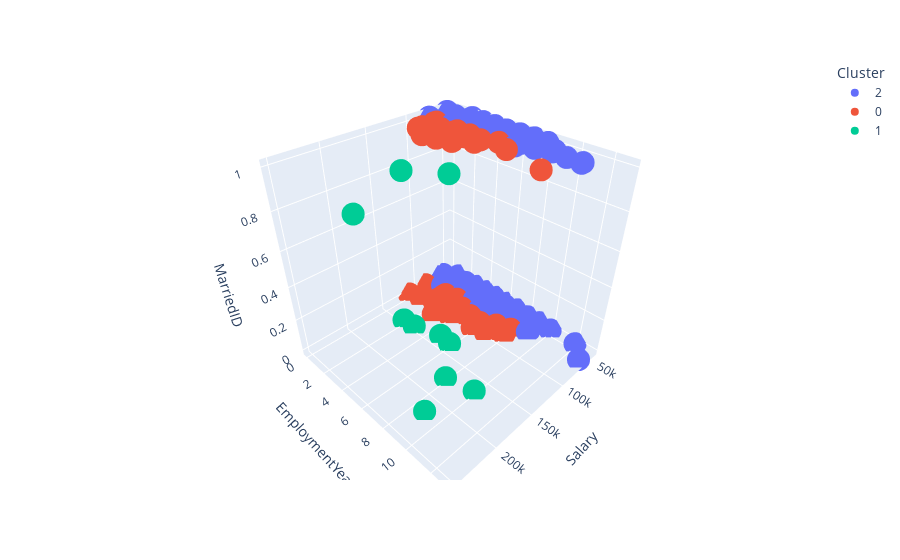

The notebook cell this image was saved under:
### Code cell
fig = px.scatter_3d(df_scaled, x='Salary', y='Age', z='MarriedID',color='Cluster')
fig = px.scatter_3d(df_scaled, x='Salary', y='EmploymentYears', z='MarriedID',color='Cluster')
fig.show()

### Figure 1 — Plotly figure (JSON) as saved in the notebook; plotly's stock layout.template omitted (floating-point values rounded to 4 significant figures; data arrays with more than 128 entries replaced by an {"elided": "..."} marker saying what was removed)
{"data": [{"hovertemplate": "Cluster=2<br>Salary=%{x}<br>EmploymentYears=%{y}<br>MarriedID=%{z}<extra></extra>", "legendgroup": "2", "marker": {"color": "#636efa", "symbol": "circle"}, "mode": "markers", "name": "2", "scene": "scene", "showlegend": true, "type": "scatter3d", "x": {"elided": "251 int values"}, "y": {"elided": "251 int values"}, "z": {"elided": "251 int values"}}, {"hovertemplate": "Cluster=0<br>Salary=%{x}<br>EmploymentYears=%{y}<br>MarriedID=%{z}<extra></extra>", "legendgroup": "0", "marker": {"color": "#EF553B", "symbol": "circle"}, "mode": "markers", "name": "0", "scene": "scene", "showlegend": true, "type": "scatter3d", "x": [104437, 95660, 92328, 110000, 103613, 106367, 77692, 93396, 100031, 110929, 83552, 92329, 85028, 101199, 96820, 99280, 99351, 114800, 99020, 97999, 83082, 105700, 93206, 82758, 81584, 93046, 77915, 105688, 83667, 87921, 108987, 93093, 93554, 83363, 95920, 89883, 120000, 86214, 88527, 87826, 87565, 92989, 90100, 100416, 88976, 113999, 80512, 84903, 107226, 89292], "y": [1, 5, 5, 1, 2, 4, 8, 6, 3, 3, 4, 5, 5, 7, 2, 1, 10, 0, 2, 4, 1, 4, 5, 4, 3, 3, 6, 6, 7, 2, 4, 2, 5, 3, 3, 4, 3, 7, 0, 4, 3, 5, 2, 4, 8, 2, 1, 2, 4, 4], "z": [1, 0, 0, 0, 0, 1, 0, 0, 0, 1, 1, 0, 1, 0, 0, 1, 1, 0, 1, 0, 1, 1, 1, 1, 0, 1, 1, 0, 0, 0, 0, 1, 1, 1, 1, 1, 0, 1, 0, 1, 1, 0, 1, 0, 0, 1, 1, 0, 0, 0]}, {"hovertemplate": "Cluster=1<br>Salary=%{x}<br>EmploymentYears=%{y}<br>MarriedID=%{z}<extra></extra>", "legendgroup": "1", "marker": {"color": "#00cc96", "symbol": "circle"}, "mode": "markers", "name": "1", "scene": "scene", "showlegend": true, "type": "scatter3d", "x": [170500, 138888, 178000, 180000, 250000, 157000, 150290, 140920, 148999, 220450], "y": [10, 5, 8, 5, 7, 7, 2, 6, 3, 9], "z": [0, 0, 0, 1, 1, 1, 0, 0, 0, 0]}], "layout": {"legend": {"title": {"text": "Cluster"}, "tracegroupgap": 0}, "margin": {"t": 60}, "scene": {"domain": {"x": [0, 1], "y": [0, 1]}, "xaxis": {"title": {"text": "Salary"}}, "yaxis": {"title": {"text": "EmploymentYears"}}, "zaxis": {"title": {"text": "MarriedID"}}}}}
